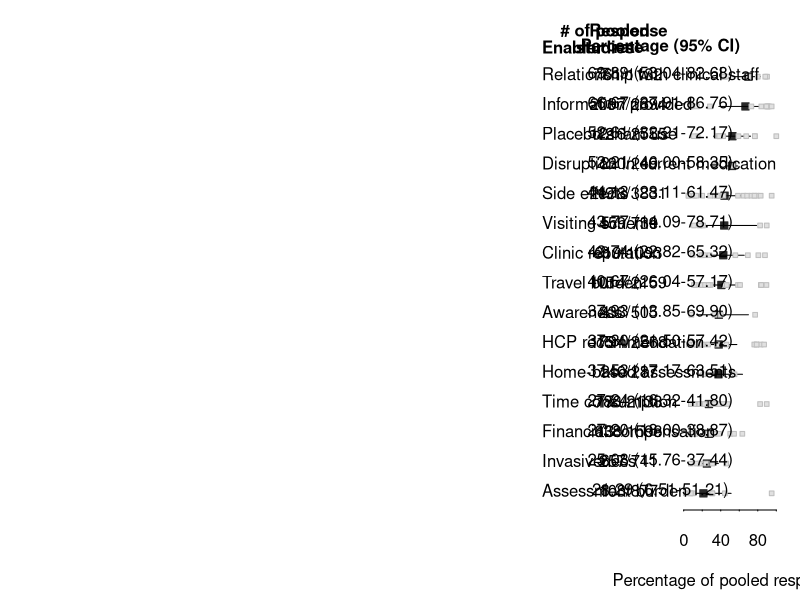
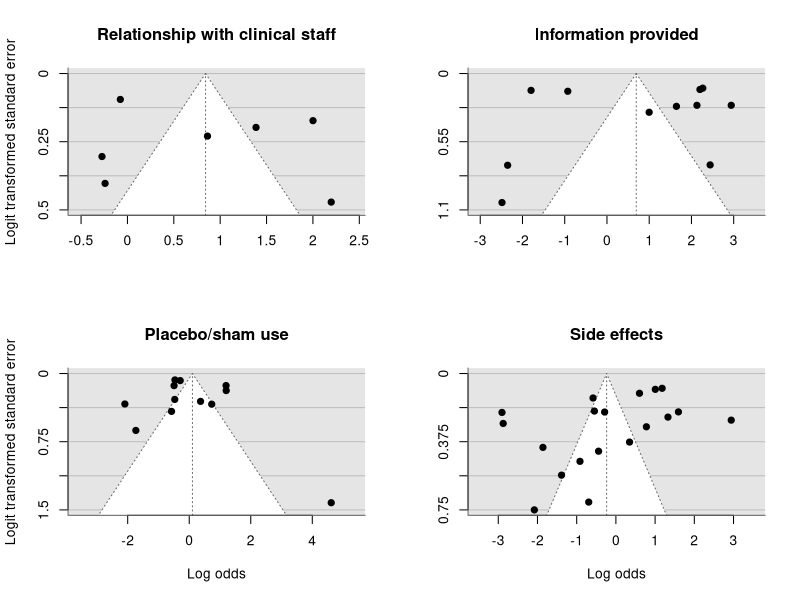

Here is the R script that generated these plots, in order:
setwd(dirname(rstudioapi::getActiveDocumentContext()$path))

library(readxl)
library(metafor)
library(tidyverse)
library(dplyr)

dat <- read_excel("../data/meta.xlsx")

fclttrs <- list('Assessment burden', 'Awareness', 'Clinic reputation', 
                'Disruption in current medication', 'Financial compensation',
                'HCP recommendation', 'Home-based assessments', 'Information provided',
                'Invasiveness', 'Placebo/sham use', 'Relationship with clinical staff',
                'Side effects', 'Time consumption', 'Travel burden', 'Visiting scheme')

datalist <- list()

# subset (patient-related, study-related, HCP-related)
for (i in 1:length(fclttrs)){
  datalist[[i]] <- subset(dat, dat$FACILITATOR == fclttrs[[i]])
  datalist[[i]]$mod <- ifelse(datalist[[i]]$DISEASE != 'AD', 0, 1)
}


#### ANALYSIS ####
# make storage
store <- matrix(NA, nrow = length(datalist), ncol = 26)
colnames(store) <- c('enabler', 'k', 'RR', 'TOT', 'PERC', 'LB', 'UB', # fig3
                     
                     'PERC_nAD', 'LB_nAD', 'UB_nAD', 'PERC_AD', 'LB_AD',
                     'UB_AD', 'OR', 'LB_OR', 'UB_OR', 'p_OR',         # table 2
                     
                     'I2', 'Q', 'pQ', 'tau', 'I2_mod', 'Q_mod', 
                     'pQ_mod', 'tau_mod', 'tau_diff')                 # suppl. table 6

# meta analysis (univariate and moderator)
for(i in 1:length(datalist)){
  m <- rma.glmm(xi = N, ni = TOTAL, data = datalist[[i]], measure = 'PLO')
  if(length(datalist[[i]]$mod) > 2){
    mmod <- update(m, mods = mod)
    predicted <- stats::predict(mmod, newdata = data.frame(mods = c(0,1)))
  }
  
  mb <- predict(m, transf = transf.ilogit, digits = 4)
  
  # figure 3
  store[i, 1] <- datalist[[i]]$FACILITATOR[[1]]
  store[i, 2] <- m$k
  store[i, 3] <- sum(datalist[[i]]$N)
  store[i, 4] <- sum(m$ni)
  store[i, 5] <- mb$pred*100
  store[i, 6] <- mb$ci.lb*100
  store[i, 7] <- mb$ci.ub*100
  datalist[[i]]$sep_prop <- (datalist[[i]]$N/datalist[[i]]$TOTAL)*100 # proportions of individual studies
  
  if(length(datalist[[i]]$mod) > 2){
    # table 2
    store[i, 8] <- exp(mmod$beta[1])/(1 + exp(mmod$beta[1]))*100
    store[i, 9] <- plogis(mmod$ci.lb[[1]])*100
    store[i, 10] <- plogis(mmod$ci.ub[[1]])*100
    store[i, 11] <- exp(mmod$beta[1] + mmod$beta[2])/(1 + exp(mmod$beta[1] + mmod$beta[2]))*100
    store[i, 12] <- plogis(predicted$ci.lb[[1]])*100
    store[i, 13] <- plogis(predicted$ci.ub[[1]])*100
    store[i, 14] <- exp(mmod$beta[2])
    store[i, 15] <- exp(mmod$ci.lb[[2]])
    store[i, 16] <- exp(mmod$ci.ub[[2]])
    store[i, 17] <- mmod$pval[2]
    
    # supplementary table 6
    store[i, 18] <- m$I2
    store[i, 19] <- m$QE.LRT
    store[i, 20] <- m$QEp.LRT
    store[i, 21] <- m$tau2
    store[i, 22] <- mmod$I2
    store[i, 23] <- mmod$QE.LRT
    store[i, 24] <- mmod$QEp.LRT
    store[i, 25] <- mmod$tau2
    store[i, 26] <- (mmod$tau2 - m$tau2) / m$tau2 * 100 # percentage reduction in tau^2 after adding moderator
  }
  
}

datalist <- datalist[order(store[, 'PERC'])]
store <- store[order(store[, 'PERC'], decreasing = F), ]


#### FIGURE ####
pdf(file = '/Users/dweemeri/surfdrive - Weemering, D.N. (Daphne)@surfdrive.surf.nl/trial participation/trial-participation/figures/figure5.pdf',
    width = 11.7, height = 7)

par(mar = c(4.5, 34, 3, 1), tck = -0.01, xpd = T)
plot(as.numeric(store[, 'PERC']), 1:nrow(store), pch = 22, cex = 1.1, frame.plot = F, 
     axes = F, ylab = '', xlab = 'Percentage of pooled responses', xlim = c(0, 100), 
     col = 'grey16', bg = 'grey16')
segments(x0 = as.numeric(store[, 'UB']), y0 = 1:nrow(store), 
         x1 = as.numeric(store[, 'LB']), y1 = 1:nrow(store))
axis(1, cex.axis = 1)
for(i in 1:length(datalist)){
  points(datalist[[i]]$sep_prop, rep(i, times = nrow(datalist[[i]])), pch = 22, 
         col = 'grey', bg = 'grey88', cex = 0.7)
}

# estimates
for (i in 1:length(datalist)){
  text(x = -153, y = i+0.1, datalist[[i]]$FACILITATOR[1], cex = 1, adj = c(0,0.5))
  text(x = -85, y = i+0.1, store[i,'k'], cex = 1)
  text(x = -60, y = i+0.1, paste0(store[i, 'RR'], '/', store[i, 'TOT']), cex = 1)
  text(x = -25, y = i+0.1, paste0(format(round(as.numeric(store[i, 'PERC']), 2), nsmall = 2), ' (',
                                  format(round(as.numeric(store[i, 'LB']), 2), nsmall = 2), '-',
                                  format(round(as.numeric(store[i, 'UB']), 2), nsmall = 2), ')'), cex = 1)
  
}

# headers
text(x = -153, y = 16, 'Enabler', cex = 1, adj = c(0,0.5), font = 2)
text(x = -85, y = 16.5, '# of pooled', cex = 1, font = 2)
text(x = -85, y = 16, 'studies', cex = 1, font = 2)
text(x = -60, y = 16.5, 'Response', cex = 1, font = 2)
text(x = -60, y = 16, 'rate', cex = 1, font = 2)
text(x = -25, y = 16, 'Percentage (95% CI)', cex = 1, font = 2)


dev.off()



#### FUNNEL PLOTS ####
pdf(file = "/Users/dweemeri/surfdrive - Weemering, D.N. (Daphne)@surfdrive.surf.nl/trial participation/trial-participation/figures/suppl-fig.pdf",
    height = 8, width = 8)

# define titles and y-axis limits for each plot
pi <- list(
  list(title = "Relationship with clinical staff", ylim = c(0.5, 0), 
       ylab = "Logit transformed standard error", xlab = ""),
  list(title = "Information provided", ylim = c(1.1, 0), ylab = "", xlab = ""),
  list(title = "Placebo/sham use", ylim = c(1.5, 0), ylab = "Logit transformed standard error",
       xlab = "Log odds"),
  list(title = "Side effects", ylim = c(0.75, 0), ylab = "", xlab = "Log odds")  
)

# create plots for the four highest pooled effect sizes (where k > 2)
par(mfrow = c(2, 2))
Map(function(data, info){
  m <- rma.glmm(xi = N, ni = TOTAL, data = data, measure = 'PLO')
  funnel(m, ylim = info$ylim, xlab = info$xlab, ylab = info$ylab,
         back = "grey90", hlines = "grey", main = info$title)
}, datalist[c(15, 14, 13, 11)], pi[c(1, 2, 3, 4)])

dev.off()
